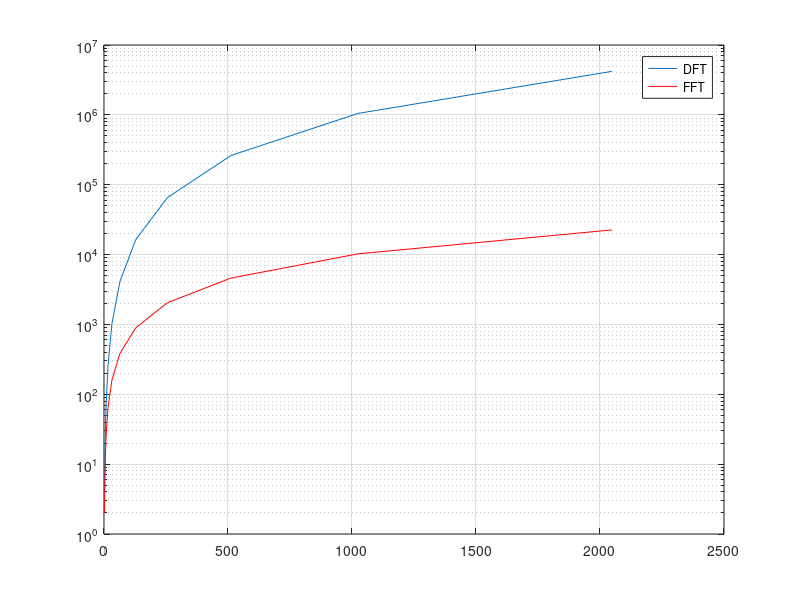

The MATLAB source for this figure:
% Example 10.17
clear all; clc; clf;

n = [1:11]; N = 2.^n;

O_DFT = N.^2;
O_FFT = (N) .* log2(N);

semilogy(N, O_DFT); hold on ; semilogy(N, O_FFT, 'r'); grid
legend('DFT', 'FFT'); 
